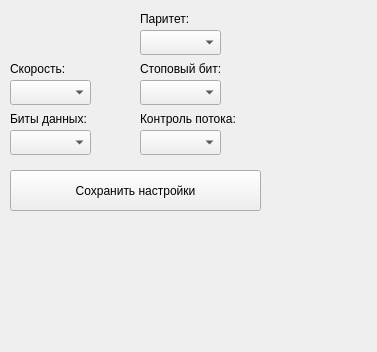
<?xml version="1.0" encoding="UTF-8"?>
<ui version="4.0">
 <class>Settings</class>
 <widget class="QMainWindow" name="Settings">
  <property name="geometry">
   <rect>
    <x>0</x>
    <y>0</y>
    <width>377</width>
    <height>352</height>
   </rect>
  </property>
  <property name="windowTitle">
   <string>MainWindow</string>
  </property>
  <widget class="QWidget" name="centralwidget">
   <widget class="QPushButton" name="pushButton">
    <property name="geometry">
     <rect>
      <x>10</x>
      <y>170</y>
      <width>251</width>
      <height>41</height>
     </rect>
    </property>
    <property name="text">
     <string>Сохранить настройки</string>
    </property>
   </widget>
   <widget class="QComboBox" name="comboBox_2">
    <property name="geometry">
     <rect>
      <x>10</x>
      <y>80</y>
      <width>81</width>
      <height>25</height>
     </rect>
    </property>
    <property name="editable">
     <bool>false</bool>
    </property>
   </widget>
   <widget class="QComboBox" name="comboBox_3">
    <property name="geometry">
     <rect>
      <x>10</x>
      <y>130</y>
      <width>81</width>
      <height>25</height>
     </rect>
    </property>
   </widget>
   <widget class="QComboBox" name="comboBox_4">
    <property name="geometry">
     <rect>
      <x>140</x>
      <y>30</y>
      <width>81</width>
      <height>25</height>
     </rect>
    </property>
   </widget>
   <widget class="QComboBox" name="comboBox_5">
    <property name="geometry">
     <rect>
      <x>140</x>
      <y>80</y>
      <width>81</width>
      <height>25</height>
     </rect>
    </property>
   </widget>
   <widget class="QComboBox" name="comboBox_6">
    <property name="geometry">
     <rect>
      <x>140</x>
      <y>130</y>
      <width>81</width>
      <height>25</height>
     </rect>
    </property>
   </widget>
   <widget class="QLabel" name="label_2">
    <property name="geometry">
     <rect>
      <x>10</x>
      <y>60</y>
      <width>91</width>
      <height>17</height>
     </rect>
    </property>
    <property name="text">
     <string>Скорость:</string>
    </property>
   </widget>
   <widget class="QLabel" name="label_3">
    <property name="geometry">
     <rect>
      <x>10</x>
      <y>110</y>
      <width>101</width>
      <height>17</height>
     </rect>
    </property>
    <property name="text">
     <string>Биты данных:</string>
    </property>
   </widget>
   <widget class="QLabel" name="label_4">
    <property name="geometry">
     <rect>
      <x>140</x>
      <y>10</y>
      <width>91</width>
      <height>17</height>
     </rect>
    </property>
    <property name="text">
     <string>Паритет:</string>
    </property>
   </widget>
   <widget class="QLabel" name="label_5">
    <property name="geometry">
     <rect>
      <x>140</x>
      <y>60</y>
      <width>111</width>
      <height>17</height>
     </rect>
    </property>
    <property name="text">
     <string>Стоповый бит:</string>
    </property>
   </widget>
   <widget class="QLabel" name="label_6">
    <property name="geometry">
     <rect>
      <x>140</x>
      <y>110</y>
      <width>131</width>
      <height>17</height>
     </rect>
    </property>
    <property name="text">
     <string>Контроль потока:</string>
    </property>
   </widget>
  </widget>
 </widget>
 <resources/>
 <connections/>
</ui>
